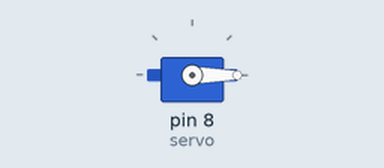
Simulated run of this sketch. Board: Arduino Uno, built with avr-gcc and run on an emulated ATmega328P. Parts: servo.

Above: at 0.05 s.
At 4.55 s:
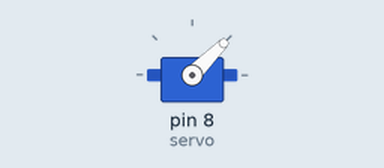
At 9.05 s:
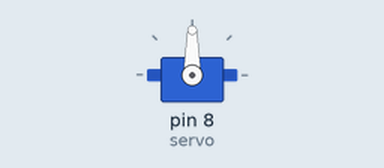
At 18.1 s:
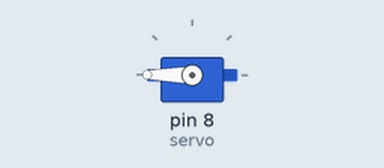
Timing chart, 0 to 19.6 s (numbered marks = the images above):
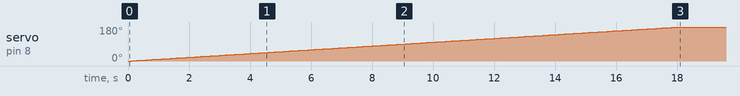

Measured:
- by itself, servo on pin 8 (servo): moves from 0° to 180° over 17.9 s

The sketch:

servo-pervane.ino
```cpp
#include <Servo.h>
Servo servo;
int pos=0;
int pozisyon=0;

void setup() {
  servo.attach(8);
}

void loop() {
  for(pos=0;pos<=360;pos+=1)
  {
    servo.write(pos);
    delay(100);
  }
  for(pos=360;pos>=0;pos-=1)
  {
    servo.write(pos);
    delay(100);

  }
}
```
